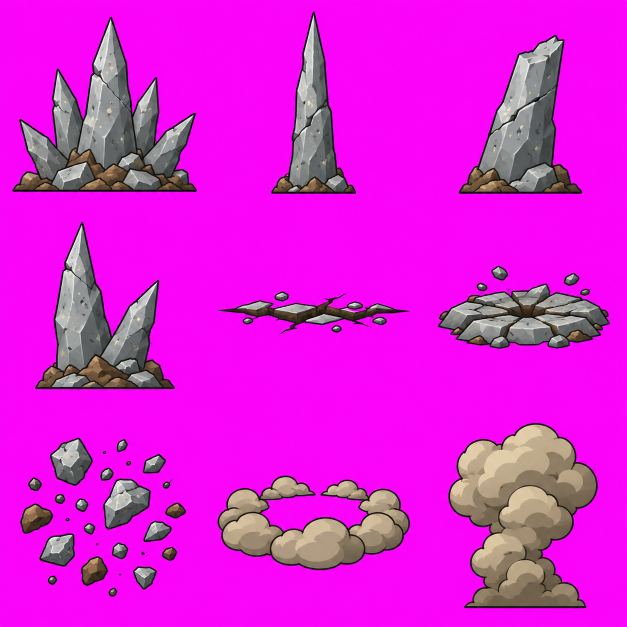
#> input picture Animations/EliteSlime/earthbreaker/source/earthbreaker_fx_sheet.png, 1254 x 1254 px (shown at 1/2 size)
$ python cut_earth_fx.py
#> lines starting #> are read from the running program, lines starting #| are printed output that depends on the picture; after the words box and inside, x2 and y2 are one past the last pixel; in counts of white or black regions, pixels touching at a corner belong together
#!/usr/bin/env python3
"""Cuts the Earthbreaker's painted effects sheet (the user's ChatGPT sheet, 1254 x 1254, 3 x 3, flat magenta, 2026-11-10) into nine RGBA pictures in source/assets/fx/.

  python Animations/EliteSlime/earthbreaker/source/cut_earth_fx.py

The pieces are SOLID and OPAQUE stone, earth and dust (drawn with normal blending, not added as light), so the magenta is keyed as for the Elite's own sheets
(alpha = 1 - clip((min(r, b) - g - 70) / 110, 0, 1), the colour of the soft edge pixels pulled off the pink), then every panel is cropped to its piece (the bottom of a spike's picture IS its flat base line) with a few px of margin.
Names, in reading order: eb_cluster, eb_spike_a, eb_spike_b, eb_twin, eb_crack, eb_plunge, eb_debris, eb_dust_ring, eb_dust_plume.
"""
import os, shutil
import numpy as np
from PIL import Image
from scipy import ndimage as ndi

HERE = os.path.dirname(os.path.abspath(__file__))
ROOT = os.path.abspath(os.path.join(HERE, "..", "..", "..", ".."))
SRC = os.path.join(HERE, "earthbreaker_fx_sheet.png")
if not os.path.isfile(SRC): shutil.copyfile(os.path.join(ROOT, "inbox", "earthbreaker_fx_sheet.png"), SRC)
OUT = os.path.join(ROOT, "source", "assets", "fx")
NAMES = ["eb_cluster", "eb_spike_a", "eb_spike_b", "eb_twin", "eb_crack", "eb_plunge", "eb_debris", "eb_dust_ring", "eb_dust_plume"]
PAD, INSET = 6, 4

arr = np.array(Image.open(SRC).convert("RGB")).astype(float)
H, W = arr.shape[:2]
#> H = 1254; W = 1254
r, g, b = arr[..., 0], arr[..., 1], arr[..., 2]
alpha = 1 - np.clip((np.minimum(r, b) - g - 70) / 110, 0, 1)
soft = alpha < 1
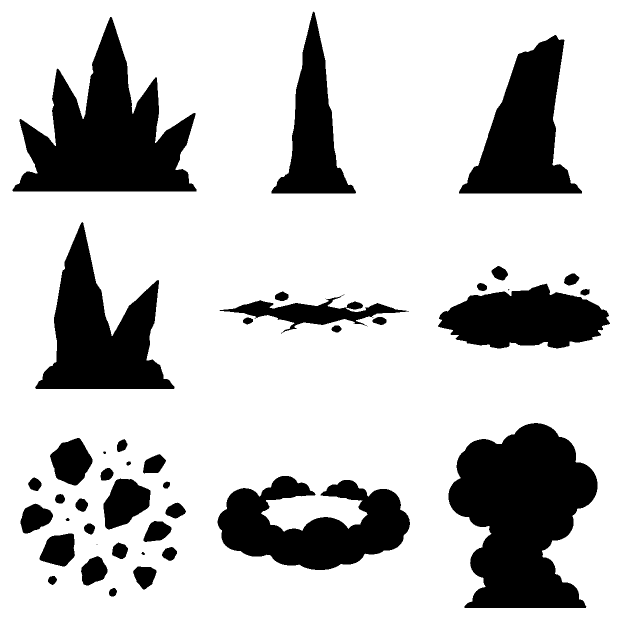
#> soft: shape (1254, 1254) bool (shown at 1/2 size); 77.2% white; 45 black regions (5 under 20 px), largest, box (x1, y1, x2, y2) and area: (897, 846, 1195, 1216) 73970, (25, 34, 393, 383) 63451, (70, 444, 349, 778) 43343
rgb = arr.copy()
rgb[..., 0] = np.where(soft, np.minimum(r, g + 25), r); rgb[..., 2] = np.where(soft, np.minimum(b, g + 25), b)
band = ndi.binary_dilation(alpha < 0.5, iterations=6) & (alpha >= 0.5)
#> band: shape (1254, 1254) bool; 4.4% white; 42 white regions (3 under 20 px), largest, box (x1, y1, x2, y2) and area: (25, 34, 394, 384) 10252, (435, 951, 820, 1140) 8331, (897, 846, 1196, 1216) 7612
mm = np.minimum(rgb[..., 0], rgb[..., 2]) - rgb[..., 1]
fix = (band | soft) & (mm > 4)
#> fix: shape (1254, 1254) bool; 77.9% white; 50 black regions (11 under 20 px), largest, box (x1, y1, x2, y2) and area: (898, 847, 1194, 1215) 72718, (26, 35, 393, 383) 61750, (71, 445, 349, 777) 42182
rgb[..., 0] = np.where(fix, np.minimum(rgb[..., 0], rgb[..., 1] + 4), rgb[..., 0]); rgb[..., 2] = np.where(fix, np.minimum(rgb[..., 2], rgb[..., 1] + 4), rgb[..., 2])
rgba = np.dstack([rgb, alpha * 255]).clip(0, 255).astype(np.uint8)
os.makedirs(OUT, exist_ok=True)
pw, ph = W // 3, H // 3
#> pw = 418; ph = 418
for k, name in enumerate(NAMES):
    rr, cc = divmod(k, 3)
    x0, y0 = cc * pw + INSET, rr * ph + INSET
    panel = rgba[y0:(rr + 1) * ph - INSET, x0:(cc + 1) * pw - INSET].copy()
    solid = panel[..., 3] > 40
    lab, n = ndi.label(ndi.binary_dilation(solid, iterations=3))
    sizes = ndi.sum(solid, lab, range(1, n + 1)); keep = np.zeros_like(solid)
    for i in range(1, n + 1):
        if sizes[i - 1] >= 12: keep |= (lab == i)                                    # specks of a few px are dust of the key, not pieces (the debris keeps its small chips: they are 30 px and more)
    panel[~keep, 3] = 0
    ys, xs = np.where(panel[..., 3] > 40)
    y1, y2, x1, x2 = max(0, ys.min() - PAD), min(panel.shape[0], ys.max() + 2), max(0, xs.min() - PAD), min(panel.shape[1], xs.max() + PAD + 1)   # (the bottom row of the content is the flat base line of a spike: only 1 px under it, so the page can plant the picture's bottom edge on the ground)
    im = Image.fromarray(panel[y1:y2, x1:x2])
    im.save(os.path.join(OUT, name + ".png"))
    a = np.array(im)[..., 3]
    pink = ((np.array(im)[..., 0].astype(int) - np.array(im)[..., 1] > 60) & (np.array(im)[..., 2].astype(int) - np.array(im)[..., 1] > 60) & (a > 128)).sum()
    print("%-13s %4d x %4d px | bottom row of content at %d of %d | pink px left: %d" % (name, im.width, im.height, ys.max() - y1 + 1, im.height, pink))
#> this loop made 9 passes
#> (n, sizes, y1, y2, x1, x2) on passes 1, 2, 3, 4, 5, 6, 8, 9: (1, [64661], 23, 381, 15, 396), (1, [25411], 13, 385, 114, 297), (1, [40241], 59, 385, 71, 331), (1, [43941], 16, 357, 60, 352), (2, [429, 10776], 155, 248, 8, 403), (3, [692, 564, 31441], 103, 277, 30, 386), (1, [42711], 105, 302, 7, 404), (1, [74663], 0, 378, 50, 362)
#> (n, y1, y2, x1, x2) on pass 7: (26, 29, 355, 30, 374)
#| eb_cluster     381 x  358 px | bottom row of content at 357 of 358 | pink px left: 0
#| eb_spike_a     183 x  372 px | bottom row of content at 371 of 372 | pink px left: 0
#| eb_spike_b     260 x  326 px | bottom row of content at 325 of 326 | pink px left: 0
#| eb_twin        292 x  341 px | bottom row of content at 340 of 341 | pink px left: 0
#| eb_crack       395 x   93 px | bottom row of content at 92 of 93 | pink px left: 0
#| eb_plunge      356 x  174 px | bottom row of content at 173 of 174 | pink px left: 0
#| eb_debris      344 x  326 px | bottom row of content at 325 of 326 | pink px left: 0
#| eb_dust_ring   397 x  197 px | bottom row of content at 196 of 197 | pink px left: 0
#> (further printed lines are left out)
#> pass 1, `lab, n = ndi.label(ndi.binary_dilation(solid, iterations=3))`:
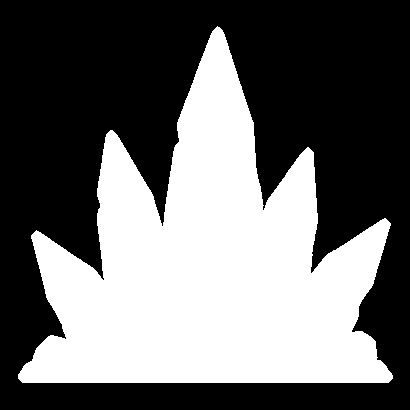
#> lab: shape (410, 410) int32; values 0 (black) and 1 (white), 41.5% white; 1 white region, box (x1, y1, x2, y2) and area: (18, 26, 393, 383) 69839
#> pass 1, `im = Image.fromarray(panel[y1:y2, x1:x2])`:
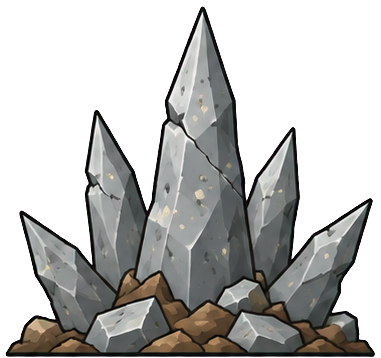
#> im: PIL image 381x358 RGBA; mean R, G, B, A 56.6, 54.3, 54.5, 120; transparent parts drawn white
#> after the loop:
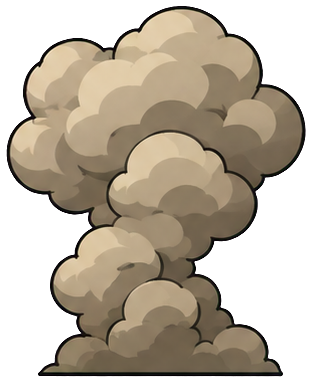
#> im: PIL image 312x378 RGBA; mean R, G, B, A 98.1, 85.9, 71.5, 160.9; transparent parts drawn white
#> after the loop: keep: shape (410, 410) bool; 46.7% white; 1 white region, box (x1, y1, x2, y2) and area: (53, 3, 359, 380) 78516
#> after the loop:
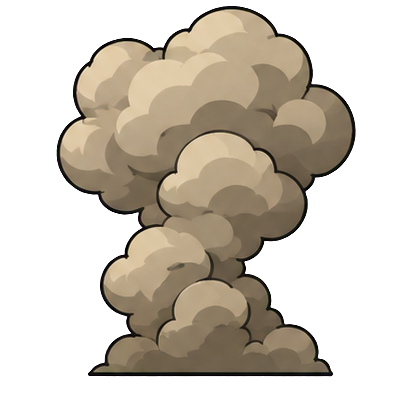
#> panel: shape (410, 410, 4); mean R, G, B, A 71.1, 61.4, 52.4, 112.9; transparent parts drawn white
#> after the loop:
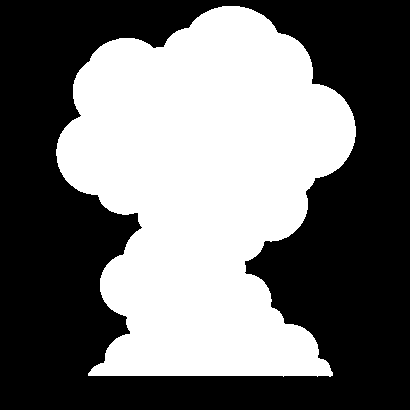
#> solid: shape (410, 410) bool; 44.4% white; 1 white region, box (x1, y1, x2, y2) and area: (56, 6, 356, 377) 74663
# a check picture: the nine pieces on white (top) and on a dark forest green (bottom), 5 + 4 per row
sheet = Image.new("RGB", (1500, 1100), (255, 255, 255))
#> sheet: PIL image 1500x1100 RGB; every value is 255
for bgi, bg in enumerate([(255, 255, 255), (38, 84, 52)]):
    for k, name in enumerate(NAMES):
        im = Image.open(os.path.join(OUT, name + ".png")).convert("RGBA")
        sc = min(1.0, 270.0 / max(im.size)); im = im.resize((max(1, int(im.width * sc)), max(1, int(im.height * sc))), Image.LANCZOS)
#> after `sc = min(1.0, 270.0 / max(im.size))`: sc = 0.709
        cx, cy = (k % 5) * 300, bgi * 560 + (k // 5) * 280
        sheet.paste(Image.new("RGB", (300, 280), bg), (cx, cy))
        sheet.paste(im, (cx + (300 - im.width) // 2, cy + 275 - im.height), im)
sheet.save(os.path.join(HERE, "..", "earthbreaker_fx_check.png"))
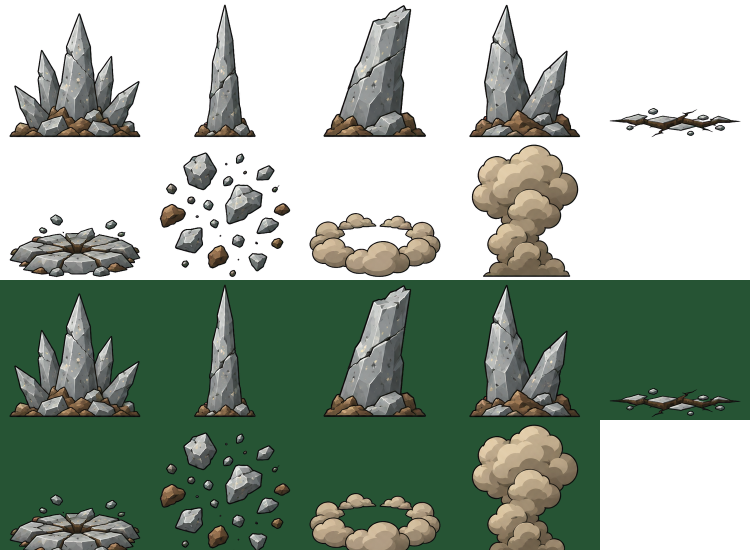
#> saved as earthbreaker_fx_check.png: PIL image 1500x1100 RGB (shown at 1/2 size); mean R, G, B 152.5, 166.1, 153.4
